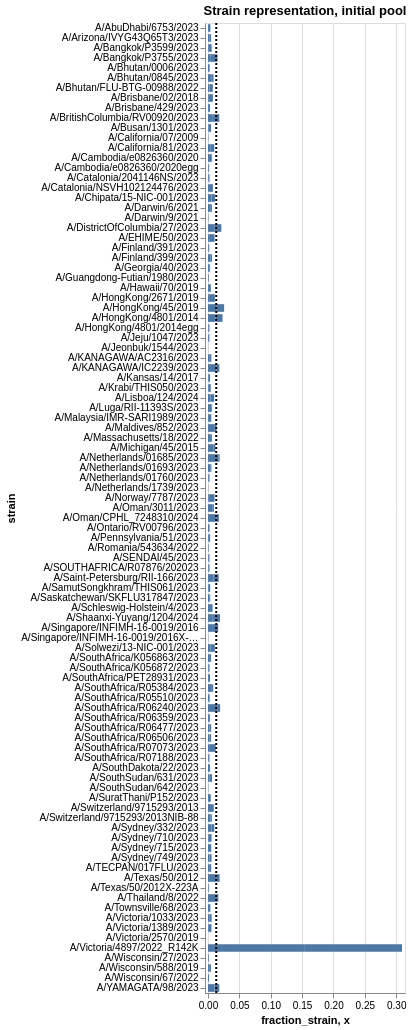

This figure's notebook cell:
### Markdown cell above
## Visualize barcode- and strain-level balancing in the current pool

### Code cell
# Plot the current fraction of each strain in the pool
strains_chart = (
    alt.Chart(mean_single_well)
    .encode(
        alt.X(
            "fraction_strain",
            scale=alt.Scale(nice=False, padding=3),
        ),
        alt.Y("strain"),
        
        tooltip = ['strain', 'fraction_strain', 'est_tcid50'],
    )
).mark_bar(height={"band": 0.85}).properties(
        height=alt.Step(10),
        width=250,
        title="",
    ).properties(
        height = alt.Step(10),
        width = 200,
        title = "Strain representation, initial pool")

# add veritcal line where we would expect equal representation of all barcodes in pool
expected_line = alt.Chart(
    pd.DataFrame({'x': [1/76]})
).mark_rule(strokeDash = [2,2], strokeWidth = 2).encode(x = 'x')

# plot both barcode counts and expected line
strains_chart + expected_line

### Figure 1 — Vega-Lite specification as saved in the notebook (floating-point values rounded to 4 significant figures; data arrays with more than 128 entries replaced by an {"elided": "..."} marker saying what was removed)
{"config": {"view": {"continuousWidth": 300, "continuousHeight": 300}}, "layer": [{"data": {"name": "data-2507c9adf98e11bab8dfaaf5c38494d0"}, "mark": {"type": "bar", "height": {"band": 0.85}}, "encoding": {"tooltip": [{"field": "strain", "type": "nominal"}, {"field": "fraction_strain", "type": "quantitative"}, {"field": "est_tcid50", "type": "quantitative"}], "x": {"field": "fraction_strain", "scale": {"nice": false, "padding": 3}, "type": "quantitative"}, "y": {"field": "strain", "type": "nominal"}}, "title": "Strain representation, initial pool"}, {"data": {"name": "data-0711b76cea4eddd5f0f17c60bab8373e"}, "mark": {"type": "rule", "strokeDash": [2, 2], "strokeWidth": 2}, "encoding": {"x": {"field": "x", "type": "quantitative"}}}], "height": {"step": 10}, "width": 200, "$schema": "https://vega.github.io/schema/vega-lite/v5.16.3.json", "datasets": {"data-2507c9adf98e11bab8dfaaf5c38494d0": {"elided": "194 records"}, "data-0711b76cea4eddd5f0f17c60bab8373e": [{"x": 0.01316}]}}
